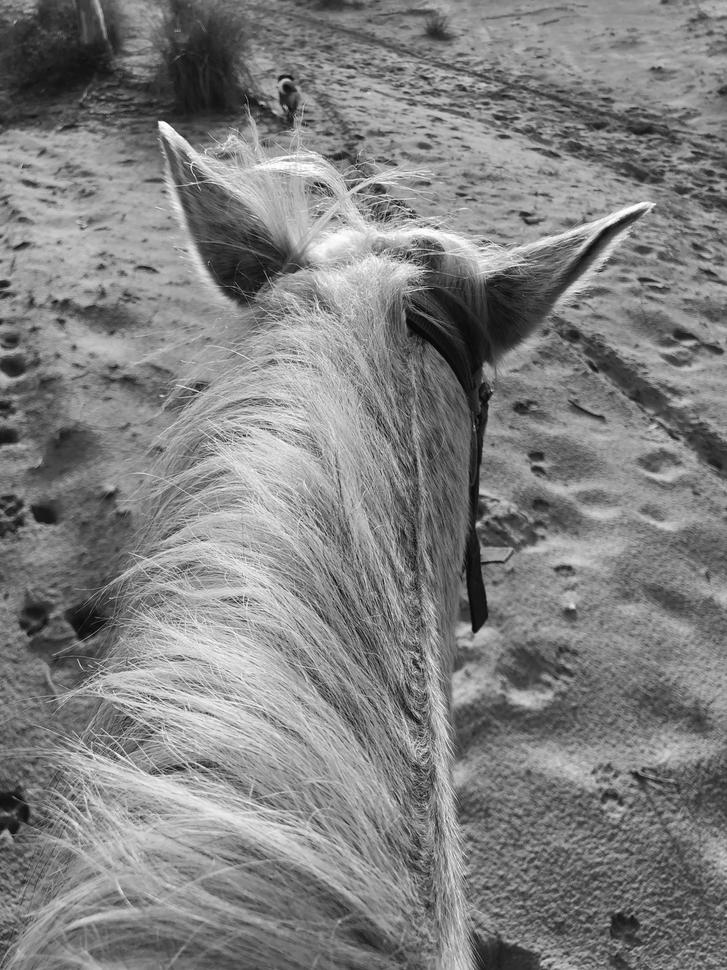
#> input picture lena.png, 727 x 970 px, shrunk from 3000 x 4000 before the run
$ python image_normalization.py
#> lines starting #> are read from the running program, lines starting #| are printed output that depends on the picture
import cv2
import numpy as np
import matplotlib.pyplot as plt

img = cv2.imread('lena.png', cv2.IMREAD_GRAYSCALE)
#> img is the input picture: shape (970, 727); min 1, max 255, mean 127.8

hist, bins = np.histogram(img.flatten(), 256, [0,256])
#> hist = 256 values, max 6945 at index 150, min 0 at index 0, mean 2754.6; bins = 257 values from 0 to 256

cdf = hist.cumsum()
#> cdf = 256 values from 0 to 705190
cdf_normalized = cdf * hist.max() / cdf.max()
#> cdf_normalized = 256 values from 0 to 6945

cdf_m = np.ma.masked_equal(cdf, 0)
cdf_m = (cdf_m - cdf_m.min()) * 255 / (cdf_m.max() - cdf_m.min())
cdf_final = np.ma.filled(cdf_m, 0).astype('uint8')
#> cdf_final = 256 values from 0 to 255

img_eq = cdf_final[img]
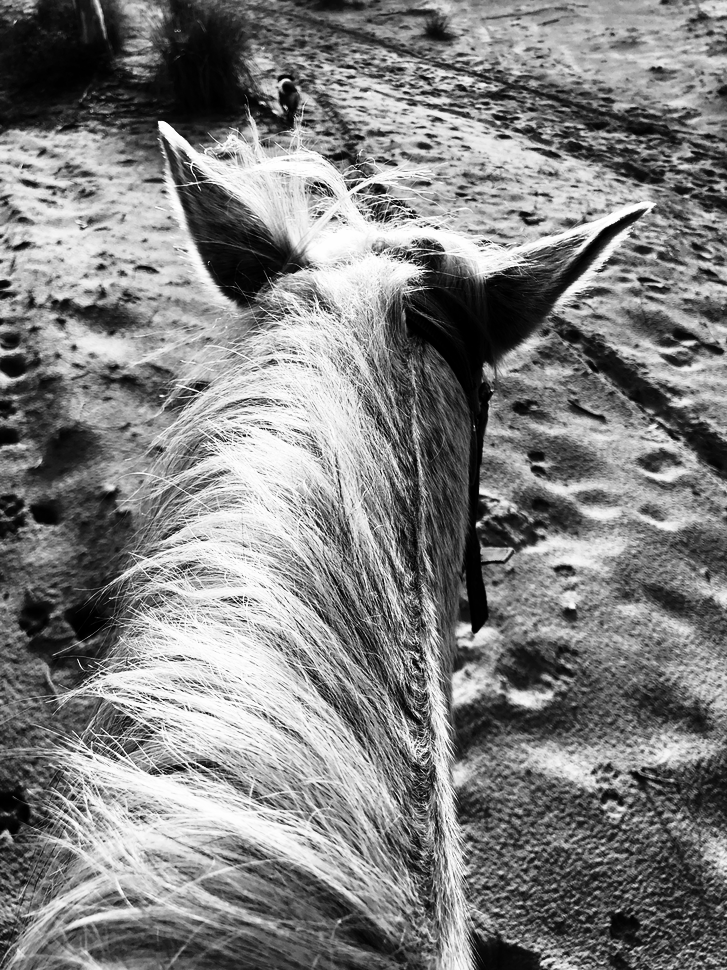
#> img_eq: shape (970, 727); min 0, max 255, mean 127.8

plt.figure(figsize=(12,8))

plt.subplot(2,2,1)
plt.title("Original Image")
plt.imshow(img, cmap='gray')

plt.subplot(2,2,2)
plt.title("Histogram of Original")
plt.hist(img.flatten(), 256, [0,256], color='gray')

plt.subplot(2,2,3)
plt.title("Equalized Image")
plt.imshow(img_eq, cmap='gray')

plt.subplot(2,2,4)
plt.title("Histogram After Equalization")
plt.hist(img_eq.flatten(), 256, [0,256], color='gray')

plt.tight_layout()
plt.show()
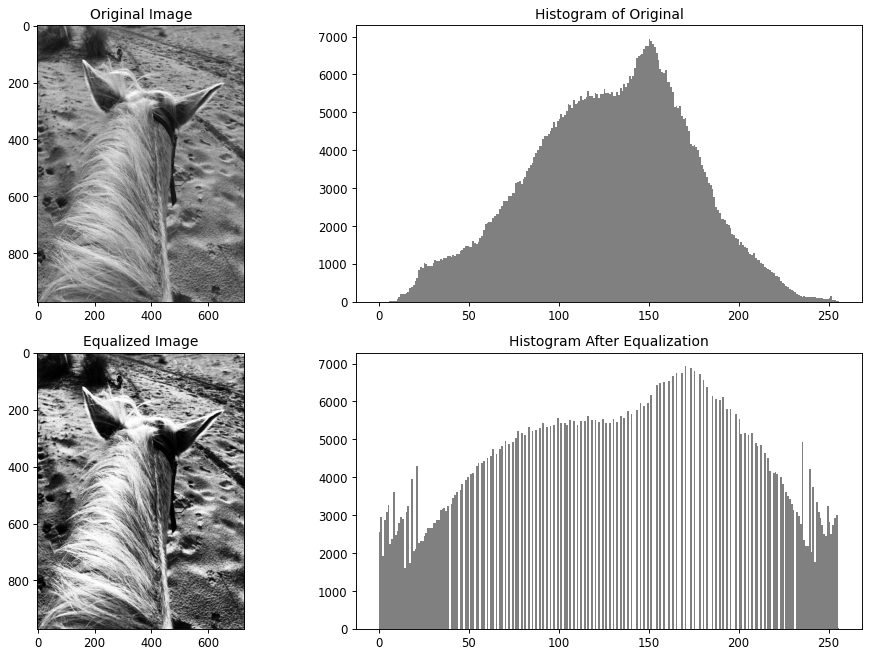
#> figure drawn by matplotlib, 4 panels; panel 2: tallest bar 6945 high, from x = 150 to 151; panel 4: tallest bar 6945 high, from x = 170 to 171
